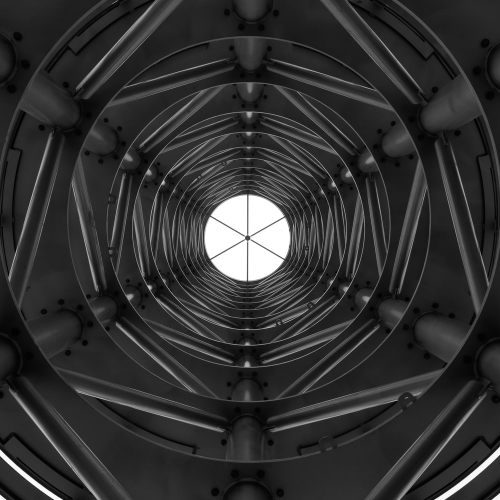
//> input picture ComputerVision-openCV/Sym/resources/image2.jpg, 1000 x 1000 px (shown at 1/2 size)
$ ./Sym   (built with g++ and OpenCV 4)
//> lines starting //> are read from the running program, lines starting //| are printed output that depends on the picture; after the words box and inside, x2 and y2 are one past the last pixel; in counts of white or black regions, pixels touching at a corner belong together
### ComputerVision-openCV/Sym/ComputerVision.h
#pragma once
#include <opencv2/opencv.hpp>


enum SymmetryAxe { X_AXIS = 0, Y_AXIS = 1 };
class ComputerVision
{
public:
    ComputerVision();
    void drawMatchesSingleFrame(cv::Mat* frame, std::string windowName);
    void drawBarrycenters(cv::Mat* frame, std::string windowName);
    void computeSymmetry(cv::Ptr<cv::ORB> orb, cv::Mat* img, SymmetryAxe axe);
    std::vector<cv::Point2f> purgePoints(std::vector<cv::Point2f>& points, std::vector<uchar>& status);
    cv::Scalar lineColor;
    cv::Scalar pointColor;
    cv::Scalar roiColor;
    float distanceValue;

    std::vector<cv::KeyPoint> normalKeyPts;
    std::vector<cv::KeyPoint> flippedKeyPts;

    std::vector<cv::Point2f> normalValidPts;
    std::vector<cv::Point2f> flippedValidPts;

    std::vector<cv::Point2f> xBarryCenters;
    std::vector<cv::Point2f> yBarryCenters;
    int minPointsSize;
private:
};

### ComputerVision-openCV/Sym/ComputerVision.cpp
#include "ComputerVision.h"

using namespace cv;

ComputerVision::ComputerVision() : lineColor(0,255,0), pointColor(0, 0, 255), roiColor(0, 255, 0), distanceValue(0.6), minPointsSize(4)
{
}


void ComputerVision::drawMatchesSingleFrame(cv::Mat* frame, std::string windowName)
{
	cv::Mat resultImage = frame->clone();
	cv::cvtColor(resultImage, resultImage, COLOR_GRAY2BGR);
	if (flippedValidPts.size() > minPointsSize) {

		//je flip les points valides de l'image de droite sur X
		std::vector<Point2f> xFlippedRPoints;
		for (int i = 0; i < flippedValidPts.size(); ++i) {
			Point2f px = flippedValidPts[i];
			px.x = frame->cols - px.x;
			xFlippedRPoints.push_back(px);
		}

		//cv::flip(rValidPts, rValidPts, -1);
		//je draw les lignes
		for (int i = 0; i < flippedValidPts.size(); ++i) {
			Point2f lP = normalValidPts[i];
			Point2f xrP = xFlippedRPoints[i];
			cv::line(resultImage, lP, xrP, lineColor);
			//cv::line(resultImage, lP, yrP, lineColor);
		}
		//je draw les barycentres
		for (int i = 0; i < normalValidPts.size(); ++i) {
			Point2f lP = normalValidPts[i];
			Point2f xrP = xFlippedRPoints[i];
			Point2f xBC;
			xBC.x = (xrP.x - lP.x) / 2 + lP.x;
			xBC.y = (xrP.y - lP.y) / 2 + lP.y;
			xBarryCenters.push_back(xBC);
			cv::circle(resultImage, xBC, 2, pointColor);
		}
	}
	cv::imshow(windowName, resultImage);
}

// [10 lines left out: function computeBarrycentersImage, not called in this run]

void ComputerVision::computeSymmetry(cv::Ptr<cv::ORB> orb, cv::Mat* img, SymmetryAxe axe)
{
	cv::Mat flipped;
	cv::flip(*img, flipped, 1);
	cv::imshow("Flipped images", flipped);
	cv::Mat normalDesc;
	cv::Mat flippedDesc;

	normalKeyPts.clear();
	orb->detect(*img, normalKeyPts);
	orb->compute(*img, normalKeyPts, normalDesc);

	orb->detect(flipped, flippedKeyPts);
	orb->compute(flipped, flippedKeyPts, flippedDesc);
	normalValidPts.clear();
	flippedValidPts.clear();
	xBarryCenters.clear();

	cv::Ptr<cv::BFMatcher> bfmMatcher = cv::BFMatcher::create();
	std::vector<std::vector<cv::DMatch>> matrixOfMatches;
	bfmMatcher->knnMatch(normalDesc, flippedDesc, matrixOfMatches, 2);

	for (int i = 0; i < matrixOfMatches.size(); ++i) {
		std::vector<cv::DMatch> match = matrixOfMatches[i];
		if (match[0].distance < distanceValue * match[1].distance) {
			normalValidPts.push_back(normalKeyPts[match[0].queryIdx].pt);
			flippedValidPts.push_back(flippedKeyPts[match[0].trainIdx].pt);
		}
	}
}

// [19 lines left out: function computeHough, not called in this run]

### ComputerVision-openCV/Sym/Sym.cpp
// Disparity.cpp : This file contains the 'main' function. Program execution begins and ends there.
//
#include <opencv2/opencv.hpp>
#include "ComputerVision.h"

#include <iostream>
#include <string>
#include "Sym.h"

using namespace cv;
using namespace std;

ComputerVision CVengine;

int main(int argc, char** argv)
{
	std::string windowMatchesName = "Matches";
	std::string windowBCName = "Barrycenters";
	std::string windowHOUGHName = "HOUGH";
	bool BnWInputs = true;
	CVengine.distanceValue = 0.75;
	CVengine.minPointsSize = 1;

	// Chargement des images
	Mat image = imread("./resources/image2.jpg", 1);
//> image is the input picture: 1000 rows x 1000 cols, CV_8UC3; min 0, max 255, mean 48.6

	if (image.empty()) // On test si notre vid閛 est lue correctement
	{
		cout << "Could not open or find the image" << endl;
		system("pause");
		return -1;
	}

	cv::Ptr<cv::ORB> orb = ORB::create(25000);//team classic shit

	cv::Mat lFrame;

	if (BnWInputs) {
		cv::cvtColor(image, lFrame, COLOR_BGR2GRAY);
	}
	else {
		lFrame = image.clone();
	}
	CVengine.computeSymmetry(orb, &lFrame, X_AXIS);
//> in computeSymmetry, `cv::flip(*img, flipped, 1);`:
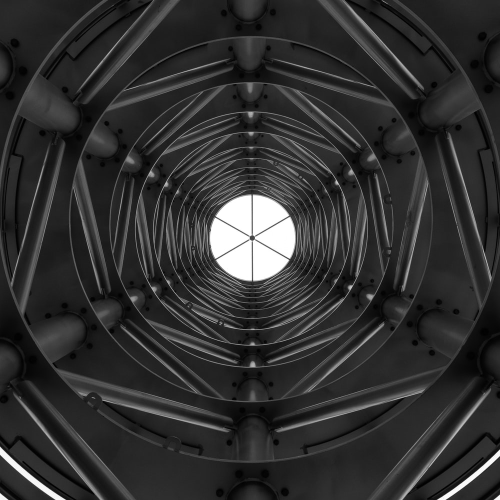
//> flipped: 1000 rows x 1000 cols, CV_8UC1 (shown at 1/2 size); min 0, max 255, mean 48.6
//> in computeSymmetry, `orb->detect(*img, normalKeyPts);`: normalKeyPts = 10717 keypoints; strongest (x, y, size): (421, 518, 31), (423, 520, 31), (420, 518, 37.2), (422, 517, 44.6)
//> in computeSymmetry, `orb->detect(flipped, flippedKeyPts);`: flippedKeyPts = 10717 keypoints; strongest (x, y, size): (578, 518, 31), (576, 520, 31), (576, 517, 44.6), (579, 516, 31)
//> in computeSymmetry, `bfmMatcher->knnMatch(normalDesc, flippedDesc, matrixOfMatches, 2);`: matrixOfMatches = 10717 matches
//> after the loop in computeSymmetry, `for (int i = 0; i < matrixOfMatches.size(); ++i)`: normalValidPts = 692 Points (x, y), first 12: [243, 75], [471, 168], [467, 169], [525, 225], [575, 237], [583, 240], [340, 265], [519, 265], [102, 266], [460, 267], [520, 271], [640, 273]; flippedValidPts = 692 Points (x, y), first 12: [888, 896], [537.6, 798], [544, 797], [966, 500], [373.2, 543.6], [416, 240], [346, 265], [312, 322.8], [554, 862], [466, 267], [525, 272], [606, 664]
	//CVengine.computeSymmetry(orb, &lFrame, Y_AXIS);

	CVengine.drawMatchesSingleFrame(&lFrame, windowMatchesName);
//> the loop in drawMatchesSingleFrame, `for (int i = 0; i < flippedValidPts.size(); ++i)` made 692 passes
//> after the loop in drawMatchesSingleFrame, `for (int i = 0; i < flippedValidPts.size(); ++i)`: xFlippedRPoints = 692 Points (x, y), first 12: [112, 896], [462.4, 798], [456, 797], [34, 500], [626.8, 543.6], [584, 240], [654, 265], [688, 322.8], [446, 862], [534, 267], [475, 272], [394, 664]
//> the loop in drawMatchesSingleFrame, `for (int i = 0; i < flippedValidPts.size(); ++i)` made 692 passes
//> (lP, xrP) on passes 1 to 3: (Point(243, 75), Point(112, 896)), (Point(471, 168), Point(462.4, 798)), (Point(467, 169), Point(456, 797))
//> after the loop in drawMatchesSingleFrame, `for (int i = 0; i < flippedValidPts.size(); ++i)`:
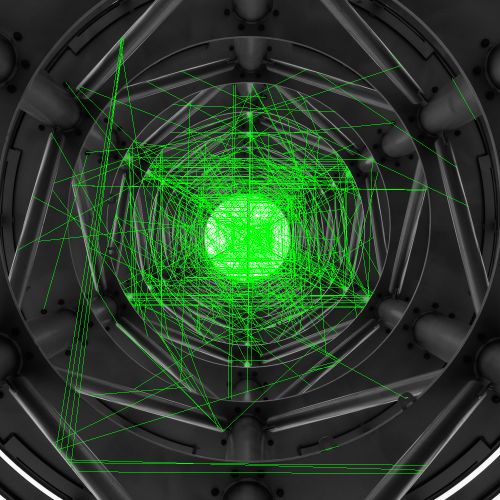
//> resultImage: 1000 rows x 1000 cols, CV_8UC3 (shown at 1/2 size); 8.22% of pixels changed, all inside (x1, y1, x2, y2) = (34, 71, 952, 948)
//> the loop in drawMatchesSingleFrame, `for (int i = 0; i < normalValidPts.size(); ++i)` made 692 passes
//> after the loop in drawMatchesSingleFrame, `for (int i = 0; i < normalValidPts.size(); ++i)`:
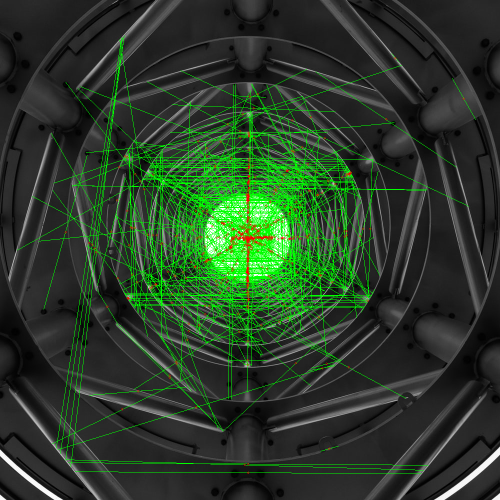
//> resultImage: 1000 rows x 1000 cols, CV_8UC3 (shown at 1/2 size); 0.42% of pixels changed, all inside (x1, y1, x2, y2) = (129, 114, 930, 948)
//> after the loop in drawMatchesSingleFrame, `for (int i = 0; i < normalValidPts.size(); ++i)`: xBarryCenters = 692 Points (x, y), first 12: [177.5, 485.5], [466.7, 483], [461.5, 483], [279.5, 362.5], [600.9, 390.3], [583.5, 240], [497, 265], [603.5, 293.9], [274, 564], [497, 267], [497.5, 271.5], [517, 468.5]

//> (the run ends here: the program needs code that is not available in this run, at `CVengine.computeBarrycentersImage(&lFrame, windowBCName);`)

$ run again, with ComputerVision-openCV/Sym/resources/image1.jpg copied over ComputerVision-openCV/Sym/resources/image2.jpg
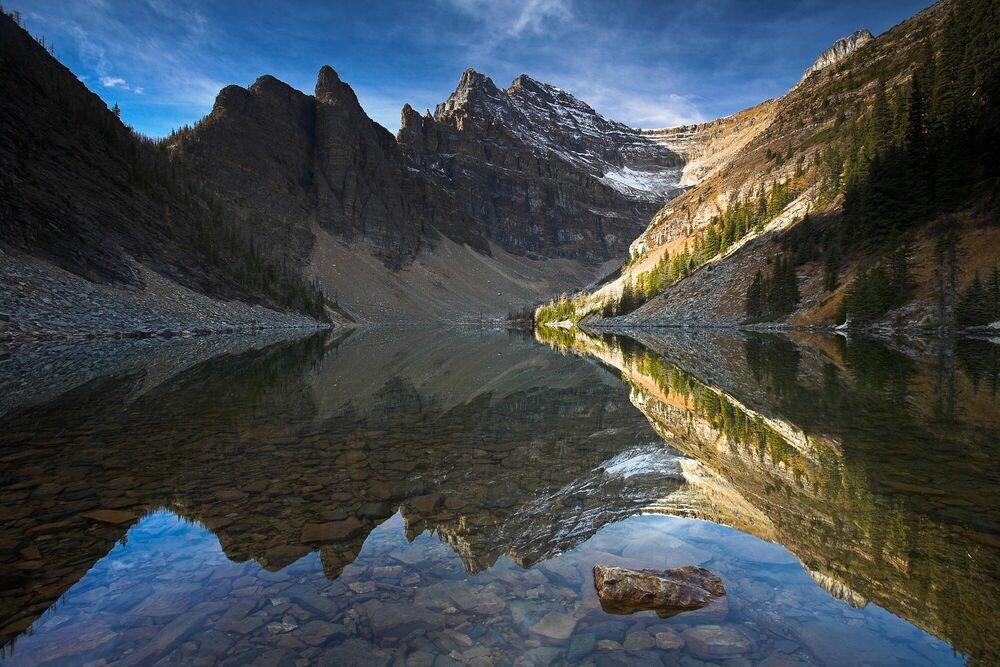
//> input picture ComputerVision-openCV/Sym/resources/image1.jpg, 1000 x 667 px
//> image is the input picture: 667 rows x 1000 cols, CV_8UC3; mean B, G, R 76.1, 73, 65.7
//> normalKeyPts = 18065 keypoints; strongest (x, y, size): (640, 132, 31), (693, 126, 31), (685, 134, 31), (644, 132, 31)
//> flippedKeyPts = 18065 keypoints; strongest (x, y, size): (359, 132, 31), (306, 126, 31), (314, 134, 31), (355, 132, 31)
//> matrixOfMatches = 18065 matches
//> after the loop in computeSymmetry, `for (int i = 0; i < matrixOfMatches.size(); ++i)`: normalValidPts = 1121 Points (x, y), first 12: [619, 461], [616, 352], [663, 460], [597, 352], [651, 460], [586, 352], [568, 352], [589, 353], [759, 458], [613, 353], [739, 458], [623, 350]; flippedValidPts = 1121 Points (x, y), first 12: [380, 184], [383, 295], [336, 184], [402, 295], [348, 184], [413, 295], [431, 295], [410, 294], [240, 187], [385, 294], [259, 186], [376, 298]
//> the loop in drawMatchesSingleFrame, `for (int i = 0; i < flippedValidPts.size(); ++i)` made 1121 passes
//> after the loop in drawMatchesSingleFrame, `for (int i = 0; i < flippedValidPts.size(); ++i)`: xFlippedRPoints = 1121 Points (x, y), first 12: [620, 184], [617, 295], [664, 184], [598, 295], [652, 184], [587, 295], [569, 295], [590, 294], [760, 187], [615, 294], [741, 186], [624, 298]
//> the loop in drawMatchesSingleFrame, `for (int i = 0; i < flippedValidPts.size(); ++i)` made 1121 passes
//> (lP, xrP) on passes 1 to 3: (Point(619, 461), Point(620, 184)), (Point(616, 352), Point(617, 295)), (Point(663, 460), Point(664, 184))
//> after the loop in drawMatchesSingleFrame, `for (int i = 0; i < flippedValidPts.size(); ++i)`:
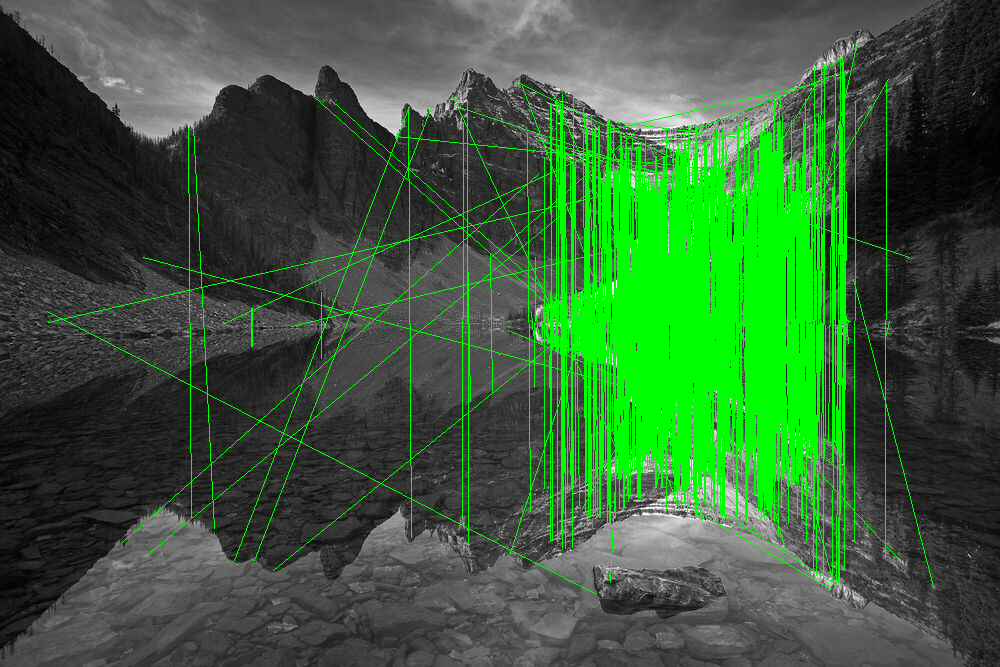
//> resultImage: 667 rows x 1000 cols, CV_8UC3; mean B, G, R 57.5, 93.8, 57.5
//> the loop in drawMatchesSingleFrame, `for (int i = 0; i < normalValidPts.size(); ++i)` made 1121 passes
//> after the loop in drawMatchesSingleFrame, `for (int i = 0; i < normalValidPts.size(); ++i)`:
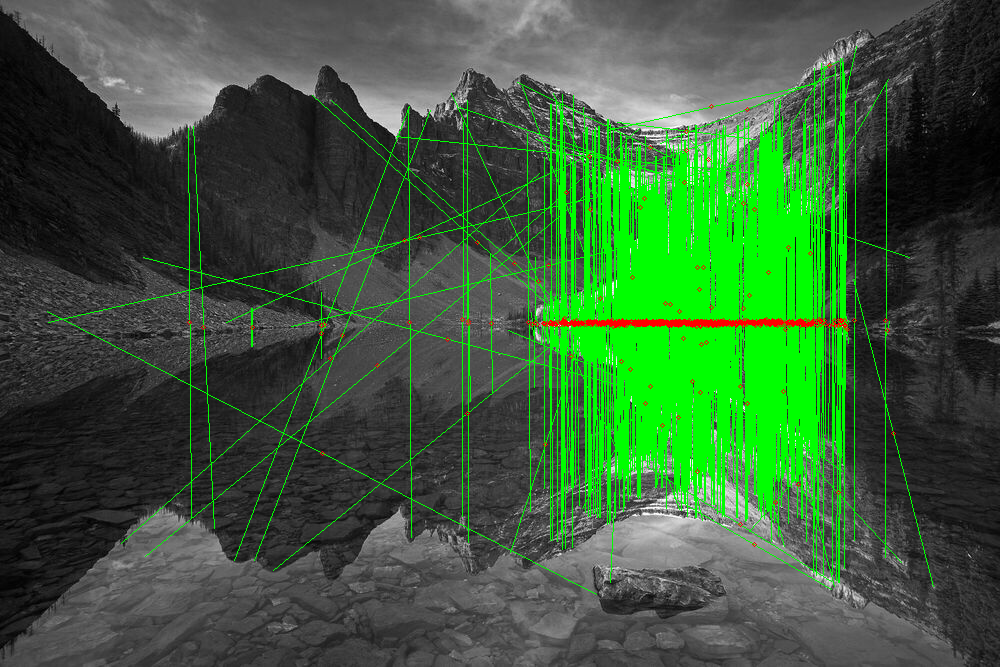
//> resultImage: 667 rows x 1000 cols, CV_8UC3; 0.39% of pixels changed, all inside (x1, y1, x2, y2) = (187, 63, 896, 547)
//> after the loop in drawMatchesSingleFrame, `for (int i = 0; i < normalValidPts.size(); ++i)`: xBarryCenters = 1121 Points (x, y), first 12: [619.5, 322.5], [616.5, 323.5], [663.5, 322], [597.5, 323.5], [651.5, 322], [586.5, 323.5], [568.5, 323.5], [589.5, 323.5], [759.5, 322.5], [614, 323.5], [740, 322], [623.5, 324]

$ run again, with ComputerVision-openCV/Sym/resources/image3.jpg copied over ComputerVision-openCV/Sym/resources/image2.jpg
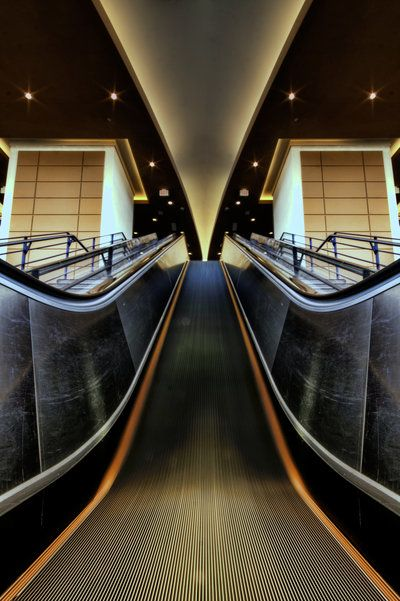
//> input picture ComputerVision-openCV/Sym/resources/image3.jpg, 400 x 601 px
//> image is the input picture: 601 rows x 400 cols, CV_8UC3; mean B, G, R 51.5, 65.1, 72.7
//> normalKeyPts = 4486 keypoints; strongest (x, y, size): (302, 255, 31), (298, 254, 31), (256, 164, 31), (304, 257, 31)
//> flippedKeyPts = 4486 keypoints; strongest (x, y, size): (97, 255, 31), (101, 254, 31), (143, 164, 31), (95, 257, 31)
//> matrixOfMatches = 4486 matches
//> after the loop in computeSymmetry, `for (int i = 0; i < matrixOfMatches.size(); ++i)`: normalValidPts = 1036 Points (x, y), first 12: [288, 101], [289, 148], [104, 152], [321, 165], [82, 169], [100, 181], [304, 181], [144, 194], [167, 194], [247, 194], [272, 194], [262, 195]; flippedValidPts = 1036 Points (x, y), first 12: [282, 101], [284, 147], [99, 152], [36, 165], [78, 168], [95, 181], [299, 181], [137, 195], [158, 194], [238.8, 194.4], [265.2, 193.2], [255, 194]
//> the loop in drawMatchesSingleFrame, `for (int i = 0; i < flippedValidPts.size(); ++i)` made 1036 passes
//> after the loop in drawMatchesSingleFrame, `for (int i = 0; i < flippedValidPts.size(); ++i)`: xFlippedRPoints = 1036 Points (x, y), first 12: [118, 101], [116, 147], [301, 152], [364, 165], [322, 168], [305, 181], [101, 181], [263, 195], [242, 194], [161.2, 194.4], [134.8, 193.2], [145, 194]
//> the loop in drawMatchesSingleFrame, `for (int i = 0; i < flippedValidPts.size(); ++i)` made 1036 passes
//> (lP, xrP) on passes 1 to 3: (Point(288, 101), Point(118, 101)), (Point(289, 148), Point(116, 147)), (Point(104, 152), Point(301, 152))
//> after the loop in drawMatchesSingleFrame, `for (int i = 0; i < flippedValidPts.size(); ++i)`:
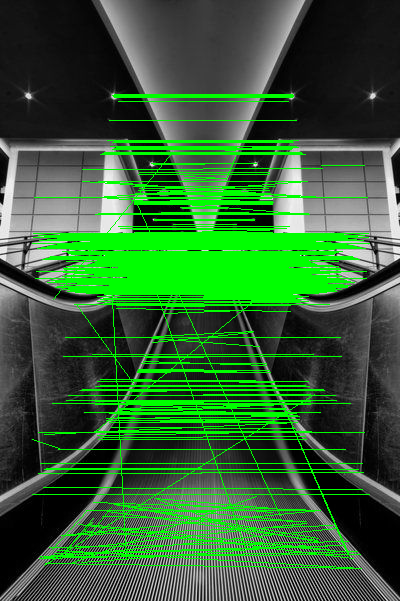
//> resultImage: 601 rows x 400 cols, CV_8UC3; mean B, G, R 51.8, 98.1, 51.8
//> the loop in drawMatchesSingleFrame, `for (int i = 0; i < normalValidPts.size(); ++i)` made 1036 passes
//> after the loop in drawMatchesSingleFrame, `for (int i = 0; i < normalValidPts.size(); ++i)`:
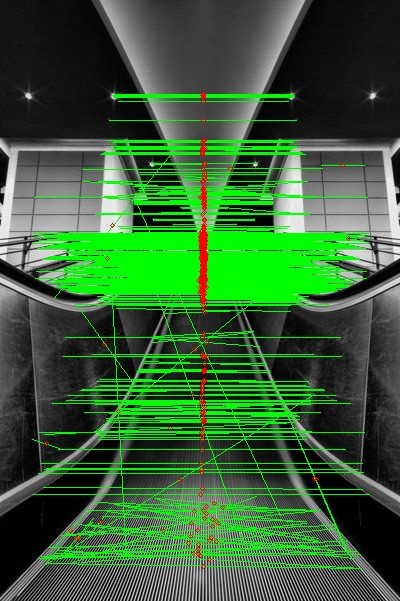
//> resultImage: 601 rows x 400 cols, CV_8UC3; 0.69% of pixels changed, all inside (x1, y1, x2, y2) = (44, 92, 351, 569)
//> after the loop in drawMatchesSingleFrame, `for (int i = 0; i < normalValidPts.size(); ++i)`: xBarryCenters = 1036 Points (x, y), first 12: [203, 101], [202.5, 147.5], [202.5, 152], [342.5, 165], [202, 168.5], [202.5, 181], [202.5, 181], [203.5, 194.5], [204.5, 194], [204.1, 194.2], [203.4, 193.6], [203.5, 194.5]
